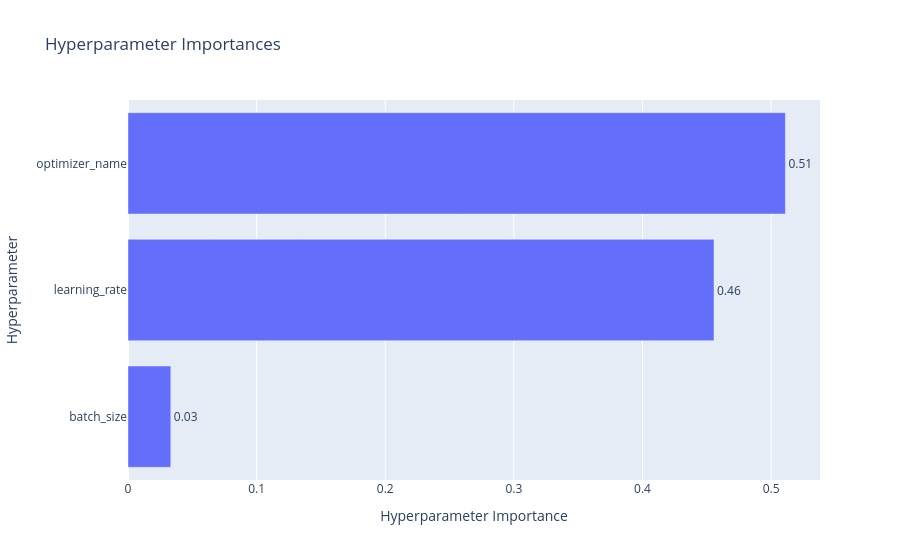

The notebook cell saved with this chart:
### Code cell
plot_param_importances(study=study)

### Figure 1 — Plotly figure (JSON) as saved in the notebook; plotly's stock layout.template omitted (floating-point values rounded to 4 significant figures)
{"data": [{"cliponaxis": false, "hovertemplate": ["batch_size (CategoricalDistribution): 0.033270568264608<extra></extra>", "learning_rate (CategoricalDistribution): 0.45560743589482905<extra></extra>", "optimizer_name (CategoricalDistribution): 0.511121995840563<extra></extra>"], "name": "Objective Value", "orientation": "h", "text": ["0.03", "0.46", "0.51"], "textposition": "outside", "type": "bar", "x": [0.03327, 0.4556, 0.5111], "y": ["batch_size", "learning_rate", "optimizer_name"]}], "layout": {"title": {"text": "Hyperparameter Importances"}, "xaxis": {"title": {"text": "Hyperparameter Importance"}}, "yaxis": {"title": {"text": "Hyperparameter"}}}}
